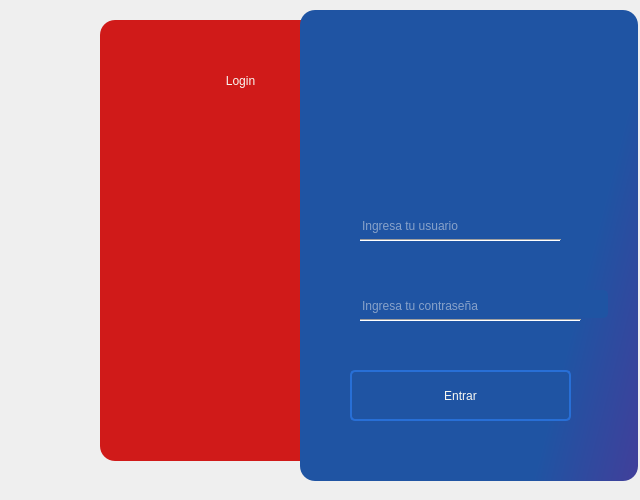
<?xml version="1.0" encoding="UTF-8"?>
<ui version="4.0">
 <class>MainWindow</class>
 <widget class="QMainWindow" name="MainWindow">
  <property name="geometry">
   <rect>
    <x>0</x>
    <y>0</y>
    <width>640</width>
    <height>500</height>
   </rect>
  </property>
  <property name="minimumSize">
   <size>
    <width>640</width>
    <height>500</height>
   </size>
  </property>
  <property name="maximumSize">
   <size>
    <width>640</width>
    <height>500</height>
   </size>
  </property>
  <property name="windowTitle">
   <string>MainWindow</string>
  </property>
  <widget class="QWidget" name="StyleSheet">
   <property name="styleSheet">
    <string notr="true">/*
	normal: #1F54A3

	hover: #286FD6

pressed :	#2A3C57
}
*/



/* --------------- LineEdits --------------- */

QLineEdit {
background-color: transparent;
border: none;
font: 63 13pt &quot;Raleway SemiBold&quot;;
color: #efefef
}


/* --------------- FRAMES --------------- */

/*  Frame izquierda  */
#frameLeft.QFrame {
	border: none;
	border-radius: 15px;
	background-color:#D01A19;
	font: 63 13pt &quot;Raleway SemiBold&quot;;
	color: red;
}
 
/*  Frame derecha  */
#frameRight.QFrame {
	border: none;
	border-radius: 15px;
	/*background-color: #1F54A3;*/
	background-color:qlineargradient(spread:pad, x1:0.607022, y1:0.86, x2:1, y2:1, stop:0.2966 rgba(31, 84, 163, 255), stop:1 rgba(65, 63, 154, 255));
	font: 63 13pt &quot;Raleway SemiBold&quot;;
	color: red;
}

#frameLog.QFrame {
background-color:  #f8f8f2;


}
/* --------------- ICONOS --------------- */

/*  Frame icono  */
#lbl_iconLogo.QLabel {
	background-color:transparent;
	image: url(:/images/images/images/Logo_vertical.png);
	background-position: centered;
	background-repeat: no-repeat;
}



































</string>
   </property>
   <widget class="QFrame" name="frameLeft">
    <property name="geometry">
     <rect>
      <x>100</x>
      <y>20</y>
      <width>330</width>
      <height>441</height>
     </rect>
    </property>
    <property name="styleSheet">
     <string notr="true"/>
    </property>
    <property name="frameShape">
     <enum>QFrame::StyledPanel</enum>
    </property>
    <property name="frameShadow">
     <enum>QFrame::Raised</enum>
    </property>
    <widget class="QLabel" name="lbl_titulo">
     <property name="geometry">
      <rect>
       <x>0</x>
       <y>30</y>
       <width>281</width>
       <height>61</height>
      </rect>
     </property>
     <property name="styleSheet">
      <string notr="true">/* --------------- LABELS --------------- */

QLabel{
	color: #f8f8f2;
	font: 20pt &quot;Microsoft YaHei UI Light&quot;;
}
</string>
     </property>
     <property name="text">
      <string>Login</string>
     </property>
     <property name="alignment">
      <set>Qt::AlignCenter</set>
     </property>
    </widget>
    <widget class="QLabel" name="lbl_iconLogo">
     <property name="geometry">
      <rect>
       <x>20</x>
       <y>120</y>
       <width>181</width>
       <height>221</height>
      </rect>
     </property>
     <property name="styleSheet">
      <string notr="true">QLabel {
	background-color:transparent;
	image: url(:/images/images/images/descarga.png);
	background-position: centered;
	background-repeat: no-repeat;
	
}
</string>
     </property>
     <property name="text">
      <string/>
     </property>
    </widget>
   </widget>
   <widget class="QFrame" name="frameRight">
    <property name="geometry">
     <rect>
      <x>300</x>
      <y>10</y>
      <width>338</width>
      <height>471</height>
     </rect>
    </property>
    <property name="styleSheet">
     <string notr="true"/>
    </property>
    <property name="frameShape">
     <enum>QFrame::StyledPanel</enum>
    </property>
    <property name="frameShadow">
     <enum>QFrame::Raised</enum>
    </property>
    <widget class="QLineEdit" name="txtUser">
     <property name="geometry">
      <rect>
       <x>60</x>
       <y>200</y>
       <width>201</width>
       <height>31</height>
      </rect>
     </property>
     <property name="styleSheet">
      <string notr="true"/>
     </property>
     <property name="placeholderText">
      <string>Ingresa tu usuario</string>
     </property>
    </widget>
    <widget class="QLineEdit" name="txtPass">
     <property name="geometry">
      <rect>
       <x>60</x>
       <y>280</y>
       <width>221</width>
       <height>31</height>
      </rect>
     </property>
     <property name="styleSheet">
      <string notr="true"/>
     </property>
     <property name="echoMode">
      <enum>QLineEdit::Password</enum>
     </property>
     <property name="placeholderText">
      <string>Ingresa tu contraseña</string>
     </property>
    </widget>
    <widget class="QPushButton" name="btn_logEnabPass">
     <property name="geometry">
      <rect>
       <x>280</x>
       <y>280</y>
       <width>28</width>
       <height>28</height>
      </rect>
     </property>
     <property name="minimumSize">
      <size>
       <width>28</width>
       <height>28</height>
      </size>
     </property>
     <property name="maximumSize">
      <size>
       <width>28</width>
       <height>28</height>
      </size>
     </property>
     <property name="styleSheet">
      <string notr="true">/* --------------- BOTONES --------------- */

 QPushButton {
	border: 2px solid #1F54A3;
	border-radius: 5px;	
	background-color: #1F54A3;
	color: #f8f8f2;
}
QPushButton:hover {
	background-color: #286FD6;
	border: 2px solid #286FD6;
}
 QPushButton:pressed {	
	background-color: #2A3C57;
	border: 2px solid #2A3C57;
}
</string>
     </property>
     <property name="text">
      <string/>
     </property>
     <property name="icon">
      <iconset resource="resources.qrc">
       <normaloff>:/icons/images/icons/eye_open_icon.svg</normaloff>:/icons/images/icons/eye_open_icon.svg</iconset>
     </property>
     <property name="iconSize">
      <size>
       <width>20</width>
       <height>20</height>
      </size>
     </property>
    </widget>
    <widget class="QPushButton" name="btn_login">
     <property name="geometry">
      <rect>
       <x>50</x>
       <y>360</y>
       <width>221</width>
       <height>51</height>
      </rect>
     </property>
     <property name="styleSheet">
      <string notr="true">/* --------------- LABELS --------------- */



/* --------------- BOTONES --------------- */

 QPushButton {
	color: #f8f8f2;
	font: 15pt &quot;Microsoft YaHei UI Light&quot;;
	border: 2px solid #286FD6;
	border-radius: 5px;	
	background-color: #1F54A3;
	color: #f8f8f2;
}
QPushButton:hover {
	background-color: #286FD6;
	border: 2px solid #286FD6;
}
 QPushButton:pressed {	
	border: 2px solid #286FD6;

	background-color: #2A3C57;
	border: 2px solid #2A3C57;
}

</string>
     </property>
     <property name="text">
      <string>Entrar</string>
     </property>
    </widget>
    <widget class="QLabel" name="lbl_logEstado">
     <property name="geometry">
      <rect>
       <x>50</x>
       <y>430</y>
       <width>221</width>
       <height>31</height>
      </rect>
     </property>
     <property name="styleSheet">
      <string notr="true">font: 25 10pt &quot;Microsoft YaHei UI Light&quot;;</string>
     </property>
     <property name="text">
      <string/>
     </property>
     <property name="alignment">
      <set>Qt::AlignHCenter|Qt::AlignTop</set>
     </property>
    </widget>
    <widget class="QPushButton" name="btn_logCerrar">
     <property name="geometry">
      <rect>
       <x>290</x>
       <y>10</y>
       <width>28</width>
       <height>28</height>
      </rect>
     </property>
     <property name="minimumSize">
      <size>
       <width>28</width>
       <height>28</height>
      </size>
     </property>
     <property name="maximumSize">
      <size>
       <width>28</width>
       <height>28</height>
      </size>
     </property>
     <property name="styleSheet">
      <string notr="true">/* --------------- BOTONES --------------- */

 QPushButton {
	border: 2px solid #1F54A3;
	border-radius: 5px;	
	background-color: #1F54A3;
	color: #f8f8f2;
}
QPushButton:hover {
	background-color: #286FD6;
	border: 2px solid #286FD6;
}
 QPushButton:pressed {	
	background-color: #2A3C57;
	border: 2px solid #2A3C57;
}
</string>
     </property>
     <property name="text">
      <string/>
     </property>
     <property name="icon">
      <iconset resource="resources.qrc">
       <normaloff>:/icons/images/icons/cil-x.png</normaloff>:/icons/images/icons/cil-x.png</iconset>
     </property>
     <property name="iconSize">
      <size>
       <width>27</width>
       <height>27</height>
      </size>
     </property>
    </widget>
    <widget class="Line" name="line">
     <property name="geometry">
      <rect>
       <x>60</x>
       <y>290</y>
       <width>221</width>
       <height>41</height>
      </rect>
     </property>
     <property name="orientation">
      <enum>Qt::Horizontal</enum>
     </property>
    </widget>
    <widget class="Line" name="line_2">
     <property name="geometry">
      <rect>
       <x>60</x>
       <y>215</y>
       <width>201</width>
       <height>31</height>
      </rect>
     </property>
     <property name="orientation">
      <enum>Qt::Horizontal</enum>
     </property>
    </widget>
    <widget class="QLabel" name="lbl_user">
     <property name="geometry">
      <rect>
       <x>20</x>
       <y>200</y>
       <width>31</width>
       <height>31</height>
      </rect>
     </property>
     <property name="styleSheet">
      <string notr="true">QLabel {
	background-color:transparent;
	image: url(:/icons/images/icons/cil-user.png);
	background-position: centered;
	background-repeat: no-repeat;
}
</string>
     </property>
     <property name="text">
      <string/>
     </property>
    </widget>
    <widget class="QLabel" name="label">
     <property name="geometry">
      <rect>
       <x>20</x>
       <y>280</y>
       <width>31</width>
       <height>31</height>
      </rect>
     </property>
     <property name="styleSheet">
      <string notr="true">QLabel {
	background-color:transparent;
	image: url(:/icons/images/icons/cil-lock-locked.png);
	background-position: centered;
	background-repeat: no-repeat;
	
}
</string>
     </property>
     <property name="text">
      <string/>
     </property>
    </widget>
    <widget class="QLabel" name="lbl_user_2">
     <property name="geometry">
      <rect>
       <x>110</x>
       <y>50</y>
       <width>101</width>
       <height>111</height>
      </rect>
     </property>
     <property name="styleSheet">
      <string notr="true">QLabel {
	background-color:transparent;
	image: url(:/images/images/images/user.png);
	background-position: centered;
	background-repeat: no-repeat;
	
}
</string>
     </property>
     <property name="text">
      <string/>
     </property>
    </widget>
   </widget>
  </widget>
 </widget>
 <resources>
  <include location="resources.qrc"/>
 </resources>
 <connections/>
</ui>
